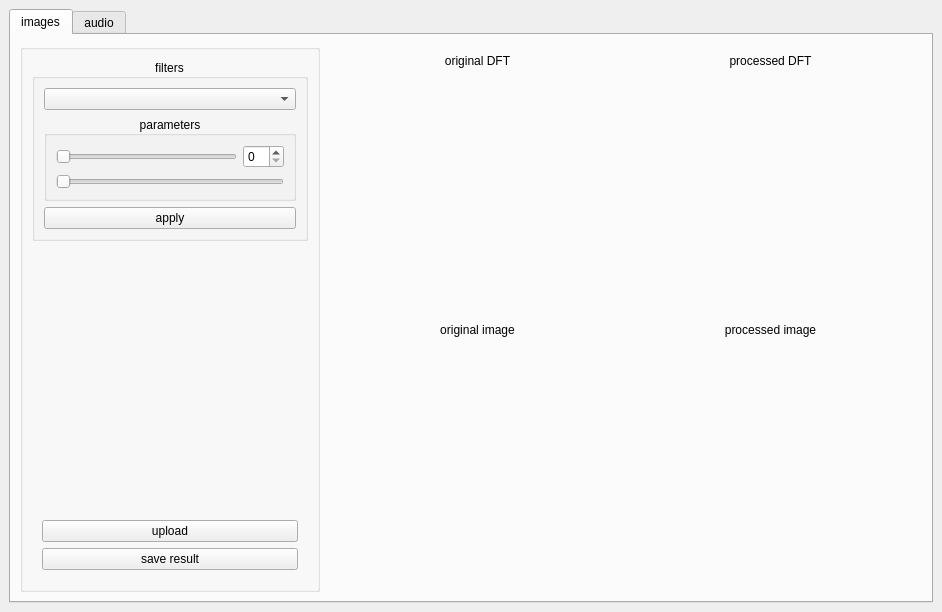
<?xml version="1.0" encoding="UTF-8"?>
<ui version="4.0">
 <class>MainWindow</class>
 <widget class="QMainWindow" name="MainWindow">
  <property name="geometry">
   <rect>
    <x>0</x>
    <y>0</y>
    <width>942</width>
    <height>612</height>
   </rect>
  </property>
  <property name="sizePolicy">
   <sizepolicy hsizetype="Preferred" vsizetype="Expanding">
    <horstretch>0</horstretch>
    <verstretch>0</verstretch>
   </sizepolicy>
  </property>
  <property name="windowTitle">
   <string>FFT image / sound processing</string>
  </property>
  <widget class="QWidget" name="centralwidget">
   <property name="sizePolicy">
    <sizepolicy hsizetype="Expanding" vsizetype="Expanding">
     <horstretch>0</horstretch>
     <verstretch>0</verstretch>
    </sizepolicy>
   </property>
   <property name="maximumSize">
    <size>
     <width>16777215</width>
     <height>16777215</height>
    </size>
   </property>
   <layout class="QVBoxLayout" name="verticalLayout">
    <item>
     <widget class="QTabWidget" name="tabWidget">
      <property name="tabShape">
       <enum>QTabWidget::Rounded</enum>
      </property>
      <property name="currentIndex">
       <number>0</number>
      </property>
      <widget class="QWidget" name="imagesTab">
       <property name="sizePolicy">
        <sizepolicy hsizetype="Expanding" vsizetype="Expanding">
         <horstretch>0</horstretch>
         <verstretch>0</verstretch>
        </sizepolicy>
       </property>
       <attribute name="title">
        <string>images</string>
       </attribute>
       <layout class="QHBoxLayout" name="horizontalLayout_2">
        <item>
         <widget class="QGroupBox" name="toolbox_group">
          <property name="sizePolicy">
           <sizepolicy hsizetype="Preferred" vsizetype="Expanding">
            <horstretch>0</horstretch>
            <verstretch>0</verstretch>
           </sizepolicy>
          </property>
          <property name="minimumSize">
           <size>
            <width>300</width>
            <height>0</height>
           </size>
          </property>
          <property name="maximumSize">
           <size>
            <width>300</width>
            <height>16777215</height>
           </size>
          </property>
          <property name="title">
           <string/>
          </property>
          <layout class="QVBoxLayout" name="verticalLayout_3">
           <item>
            <widget class="QGroupBox" name="filters_group">
             <property name="sizePolicy">
              <sizepolicy hsizetype="Expanding" vsizetype="Expanding">
               <horstretch>0</horstretch>
               <verstretch>0</verstretch>
              </sizepolicy>
             </property>
             <property name="minimumSize">
              <size>
               <width>0</width>
               <height>0</height>
              </size>
             </property>
             <property name="title">
              <string>filters</string>
             </property>
             <property name="alignment">
              <set>Qt::AlignCenter</set>
             </property>
             <layout class="QVBoxLayout" name="verticalLayout_4">
              <item>
               <widget class="QComboBox" name="filterSelectionComboBox">
                <property name="sizePolicy">
                 <sizepolicy hsizetype="Expanding" vsizetype="Preferred">
                  <horstretch>0</horstretch>
                  <verstretch>0</verstretch>
                 </sizepolicy>
                </property>
                <property name="maximumSize">
                 <size>
                  <width>16777215</width>
                  <height>30</height>
                 </size>
                </property>
                <property name="editable">
                 <bool>false</bool>
                </property>
                <property name="currentText">
                 <string/>
                </property>
               </widget>
              </item>
              <item>
               <widget class="QGroupBox" name="parameters_group">
                <property name="sizePolicy">
                 <sizepolicy hsizetype="Expanding" vsizetype="Preferred">
                  <horstretch>0</horstretch>
                  <verstretch>0</verstretch>
                 </sizepolicy>
                </property>
                <property name="title">
                 <string>parameters</string>
                </property>
                <property name="alignment">
                 <set>Qt::AlignCenter</set>
                </property>
                <layout class="QVBoxLayout" name="parameters_group_layout">
                 <item>
                  <layout class="QVBoxLayout" name="parameters_layout">
                   <item>
                    <layout class="QHBoxLayout" name="spinbox_with_slider">
                     <item>
                      <widget class="QSlider" name="slider">
                       <property name="maximum">
                        <number>1</number>
                       </property>
                       <property name="orientation">
                        <enum>Qt::Horizontal</enum>
                       </property>
                      </widget>
                     </item>
                     <item>
                      <widget class="QSpinBox" name="spinBox"/>
                     </item>
                    </layout>
                   </item>
                   <item>
                    <widget class="QSlider" name="horizontalSlider">
                     <property name="orientation">
                      <enum>Qt::Horizontal</enum>
                     </property>
                    </widget>
                   </item>
                  </layout>
                 </item>
                </layout>
               </widget>
              </item>
              <item>
               <widget class="QPushButton" name="applyButton">
                <property name="sizePolicy">
                 <sizepolicy hsizetype="Minimum" vsizetype="Fixed">
                  <horstretch>0</horstretch>
                  <verstretch>0</verstretch>
                 </sizepolicy>
                </property>
                <property name="text">
                 <string>apply</string>
                </property>
                <property name="flat">
                 <bool>false</bool>
                </property>
               </widget>
              </item>
             </layout>
            </widget>
           </item>
           <item>
            <spacer name="verticalSpacer">
             <property name="orientation">
              <enum>Qt::Vertical</enum>
             </property>
             <property name="sizeHint" stdset="0">
              <size>
               <width>20</width>
               <height>496</height>
              </size>
             </property>
            </spacer>
           </item>
           <item>
            <layout class="QVBoxLayout" name="buttons_layout">
             <property name="leftMargin">
              <number>10</number>
             </property>
             <property name="topMargin">
              <number>10</number>
             </property>
             <property name="rightMargin">
              <number>10</number>
             </property>
             <property name="bottomMargin">
              <number>10</number>
             </property>
             <item>
              <widget class="QPushButton" name="uploadButton">
               <property name="text">
                <string>upload</string>
               </property>
               <property name="default">
                <bool>false</bool>
               </property>
               <property name="flat">
                <bool>false</bool>
               </property>
              </widget>
             </item>
             <item>
              <widget class="QPushButton" name="saveButton">
               <property name="text">
                <string>save result</string>
               </property>
               <property name="default">
                <bool>false</bool>
               </property>
               <property name="flat">
                <bool>false</bool>
               </property>
              </widget>
             </item>
            </layout>
           </item>
          </layout>
         </widget>
        </item>
        <item>
         <layout class="QGridLayout" name="images_layout">
          <property name="leftMargin">
           <number>10</number>
          </property>
          <property name="topMargin">
           <number>10</number>
          </property>
          <property name="rightMargin">
           <number>10</number>
          </property>
          <property name="bottomMargin">
           <number>10</number>
          </property>
          <property name="spacing">
           <number>10</number>
          </property>
          <item row="0" column="0">
           <layout class="QVBoxLayout" name="unprocessedDFTLayout">
            <property name="spacing">
             <number>3</number>
            </property>
            <item>
             <widget class="QLabel" name="label">
              <property name="maximumSize">
               <size>
                <width>16777215</width>
                <height>20</height>
               </size>
              </property>
              <property name="text">
               <string>original DFT</string>
              </property>
              <property name="alignment">
               <set>Qt::AlignCenter</set>
              </property>
             </widget>
            </item>
            <item>
             <widget class="QLabel" name="unprocessedImageDFT">
              <property name="sizePolicy">
               <sizepolicy hsizetype="Expanding" vsizetype="Expanding">
                <horstretch>0</horstretch>
                <verstretch>0</verstretch>
               </sizepolicy>
              </property>
              <property name="text">
               <string/>
              </property>
              <property name="pixmap">
               <pixmap>../../../../../../run/user/1000/doc/4189995d/gray.png</pixmap>
              </property>
              <property name="scaledContents">
               <bool>true</bool>
              </property>
              <property name="alignment">
               <set>Qt::AlignCenter</set>
              </property>
              <property name="margin">
               <number>0</number>
              </property>
             </widget>
            </item>
           </layout>
          </item>
          <item row="0" column="1">
           <layout class="QVBoxLayout" name="processedDFTLayout">
            <property name="spacing">
             <number>3</number>
            </property>
            <item>
             <widget class="QLabel" name="label_2">
              <property name="text">
               <string>processed DFT</string>
              </property>
              <property name="alignment">
               <set>Qt::AlignCenter</set>
              </property>
             </widget>
            </item>
            <item>
             <widget class="QLabel" name="processedImageDFT">
              <property name="sizePolicy">
               <sizepolicy hsizetype="Expanding" vsizetype="Expanding">
                <horstretch>0</horstretch>
                <verstretch>0</verstretch>
               </sizepolicy>
              </property>
              <property name="text">
               <string/>
              </property>
              <property name="pixmap">
               <pixmap>../../../../../../run/user/1000/doc/4189995d/gray.png</pixmap>
              </property>
              <property name="scaledContents">
               <bool>true</bool>
              </property>
              <property name="alignment">
               <set>Qt::AlignCenter</set>
              </property>
             </widget>
            </item>
           </layout>
          </item>
          <item row="1" column="0">
           <layout class="QVBoxLayout" name="originalImageLayout">
            <property name="spacing">
             <number>3</number>
            </property>
            <item>
             <widget class="QLabel" name="label_3">
              <property name="text">
               <string>original image</string>
              </property>
              <property name="alignment">
               <set>Qt::AlignCenter</set>
              </property>
             </widget>
            </item>
            <item>
             <widget class="QLabel" name="unprocessedImage">
              <property name="sizePolicy">
               <sizepolicy hsizetype="Expanding" vsizetype="Expanding">
                <horstretch>0</horstretch>
                <verstretch>0</verstretch>
               </sizepolicy>
              </property>
              <property name="text">
               <string/>
              </property>
              <property name="pixmap">
               <pixmap>../../../../../../run/user/1000/doc/4189995d/gray.png</pixmap>
              </property>
              <property name="scaledContents">
               <bool>true</bool>
              </property>
              <property name="alignment">
               <set>Qt::AlignCenter</set>
              </property>
             </widget>
            </item>
           </layout>
          </item>
          <item row="1" column="1">
           <layout class="QVBoxLayout" name="processedImageLayout">
            <property name="spacing">
             <number>3</number>
            </property>
            <item>
             <widget class="QLabel" name="label_4">
              <property name="text">
               <string>processed image</string>
              </property>
              <property name="alignment">
               <set>Qt::AlignCenter</set>
              </property>
             </widget>
            </item>
            <item>
             <widget class="QLabel" name="processedImage">
              <property name="sizePolicy">
               <sizepolicy hsizetype="Expanding" vsizetype="Expanding">
                <horstretch>0</horstretch>
                <verstretch>0</verstretch>
               </sizepolicy>
              </property>
              <property name="layoutDirection">
               <enum>Qt::LeftToRight</enum>
              </property>
              <property name="text">
               <string/>
              </property>
              <property name="pixmap">
               <pixmap>../../../../../../run/user/1000/doc/4189995d/gray.png</pixmap>
              </property>
              <property name="scaledContents">
               <bool>true</bool>
              </property>
              <property name="alignment">
               <set>Qt::AlignCenter</set>
              </property>
             </widget>
            </item>
           </layout>
          </item>
         </layout>
        </item>
       </layout>
      </widget>
      <widget class="QWidget" name="audioTab">
       <property name="sizePolicy">
        <sizepolicy hsizetype="Expanding" vsizetype="Expanding">
         <horstretch>0</horstretch>
         <verstretch>0</verstretch>
        </sizepolicy>
       </property>
       <attribute name="title">
        <string>audio</string>
       </attribute>
       <layout class="QHBoxLayout" name="horizontalLayout_3"/>
      </widget>
     </widget>
    </item>
   </layout>
  </widget>
 </widget>
 <resources/>
 <connections/>
</ui>
